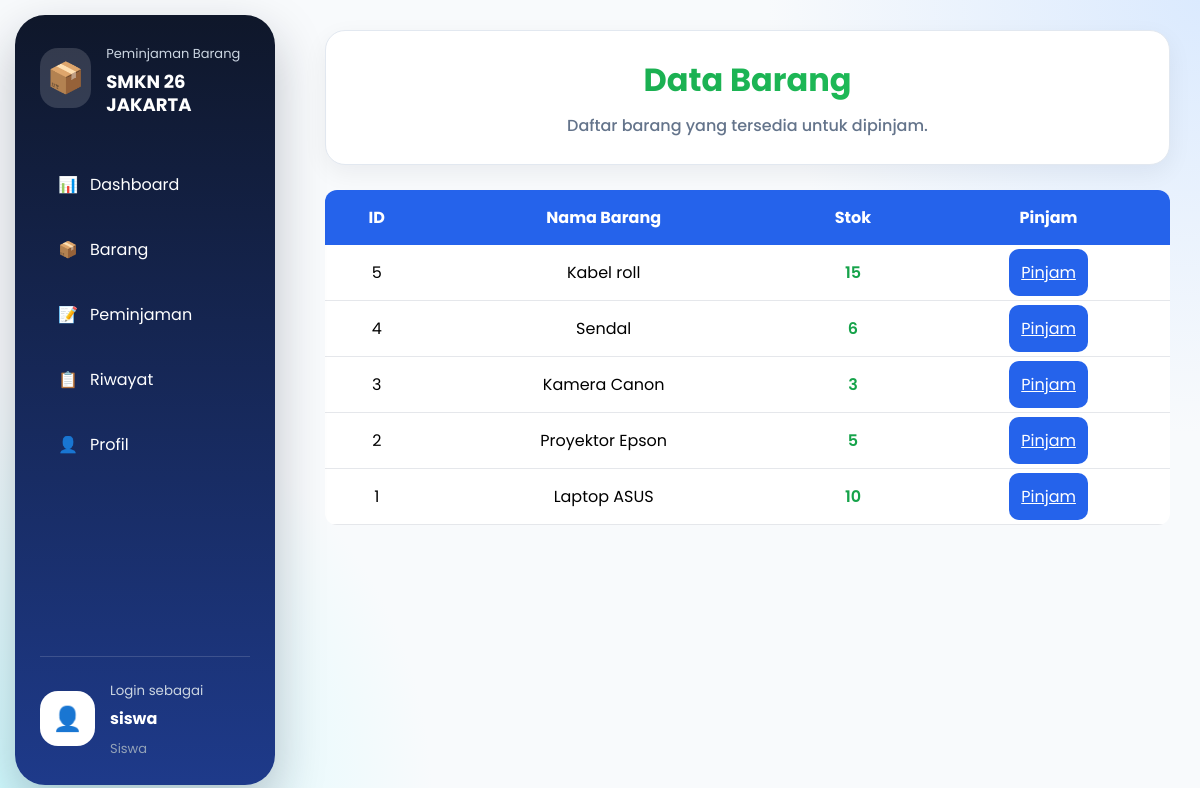
Screenshot of /barang (signed in) with the database file from the repository.
### tables this page shows
CREATE TABLE barang (
    id INTEGER PRIMARY KEY AUTOINCREMENT,
    nama TEXT NOT NULL,
    stok INTEGER NOT NULL
);

### app.py (the view)
@app.route("/barang")
def barang():
    if "user_id" not in session:
        return redirect("/")
    conn = get_db()
    data_barang = conn.execute("""
        SELECT * FROM barang
        ORDER BY id DESC
    """).fetchall()
    conn.close()
    return render_template(
        "siswa/barang.html",
        role=session.get("role"),
        data_barang=data_barang,
        is_admin=session.get("role") in ["admin", "superadmin"],
        is_superadmin=session.get("role") == "superadmin"
    )

### app.py (called while the page is built)
def get_db():
    conn = sqlite3.connect(DATABASE)
    conn.row_factory = sqlite3.Row
    return conn

### templates/siswa/barang.html (shortened to what this page needs)
{% extends 'base.html' %}
{% block head %}
<link rel="stylesheet" href="{{ url_for('static', filename='barang.css') }}">
{% endblock %}
{% block content %}
<div class="page-header">
    <h1>Data Barang</h1>
    <p>Daftar barang yang tersedia untuk dipinjam.</p>
</div>
<div class="table-card">
    <table class="barang-table">
        <thead>
            <tr>
                <th>ID</th>
                <th>Nama Barang</th>
                <th>Stok</th>
                {% if is_superadmin %}
                    <th>Aksi</th>
                {% elif role == 'siswa' %}
                    <th>Pinjam</th>
                {% endif %}
            </tr>
        </thead>
        <tbody>
            {% for barang in data_barang %}
            <tr>
                <td>{{ barang['id'] }}</td>
                <td>{{ barang['nama'] }}</td>
                <td>
                    {% if barang['stok'] > 0 %}
                        <span class="stok-tersedia">
                            {{ barang['stok'] }}
                        </span>
                    {% else %}
                        <span class="stok-habis">
                            Habis
                        </span>
                    {% endif %}
                </td>
                {% if is_superadmin %}
                <td>
                    <a href="/edit-barang/{{ barang['id'] }}"
                       class="btn-edit">
                        Edit
                    </a>
                    <a href="/hapus-barang/{{ barang['id'] }}"
                       class="btn-hapus"
                       onclick="return confirm('Yakin ingin menghapus barang ini?')">
                        Hapus
                    </a>
                </td>
                {% elif role == 'siswa' %}
                <td>
                    {% if barang['stok'] > 0 %}
                    <a href="/peminjaman?barang={{ barang['nama'] }}"
                       class="btn-pinjam">
                        Pinjam
                    </a>
                    {% else %}
                    <button class="btn-disabled">
                        Stok Habis
                    </button>
                    {% endif %}
                </td>
                {% endif %}
            </tr>
            {% endfor %}
        </tbody>
    </table>
</div>
{% endblock %}

### static/style.css (style rules this page uses)
html, body { width:100%; min-height:100vh; }
* { margin:0; padding:0; box-sizing:border-box; font-family:'Poppins', sans-serif; }
body { margin:0; padding:0; background: radial-gradient(circle at top right,#dbeafe 0%,transparent 30%), radial-gradient(circle at bottom left,#cffafe 0%,transparent 30%), #f8fafc; }
.page-header { background:white; padding:25px 30px; margin-bottom:25px; border-radius:20px; box-shadow:0 8px 25px rgba(15,23,42,.06); border:1px solid #e2e8f0; }

### static/barang.css (style rules this page uses)
.page-header { margin-bottom:25px; }
.page-header h1 { background: linear-gradient(90deg,#16a34a,#22c55e); background-clip:text; -webkit-background-clip:text; color:transparent; -webkit-text-fill-color:transparent; text-align: center; }
.page-header p { color:#64748b; margin-top:8px; text-align: center; font-size: 16px; font-weight: 500; line-height: 1.7; }
.btn-pinjam { width:100%; border:none; padding:12px; border-radius:10px; background:#2563eb; color:white; cursor:pointer; }
.barang-table { width:100%; border-collapse:collapse; background:white; border-radius:12px; overflow:hidden; }
.barang-table th { background:#2563eb; color:white; padding:15px; text-align:center; }
.barang-table td { padding:15px; text-align:center; border-bottom:1px solid #e5e7eb; }
.stok-tersedia { color:#16a34a; font-weight:600; }

### rows the page displays
barang: id "5", nama "Kabel roll", stok "15"
barang: id "4", nama "Sendal", stok "6"
barang: id "3", nama "Kamera Canon", stok "3"
barang: id "2", nama "Proyektor Epson", stok "5"
barang: id "1", nama "Laptop ASUS", stok "10"

### other values shown
{{ session.get('username') }} "siswa"
{{ session.get('role')|title }} "Siswa"
